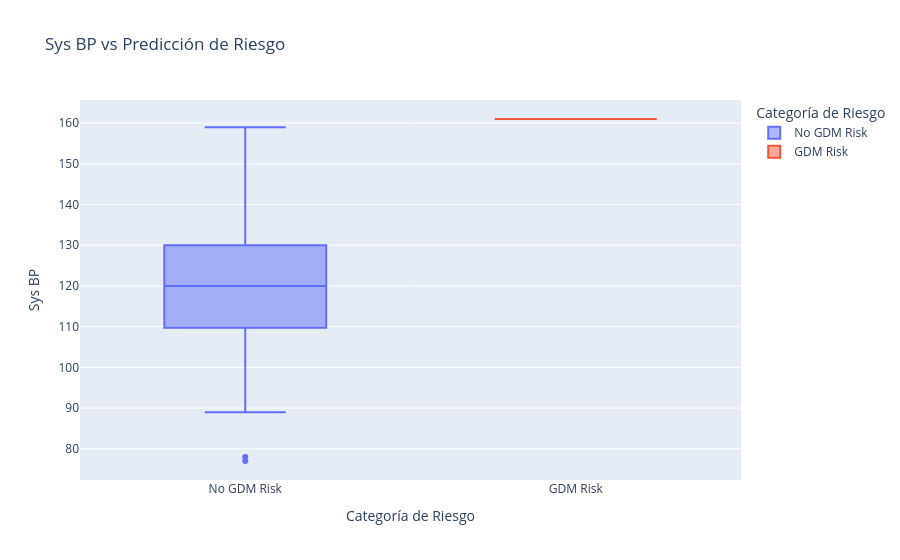
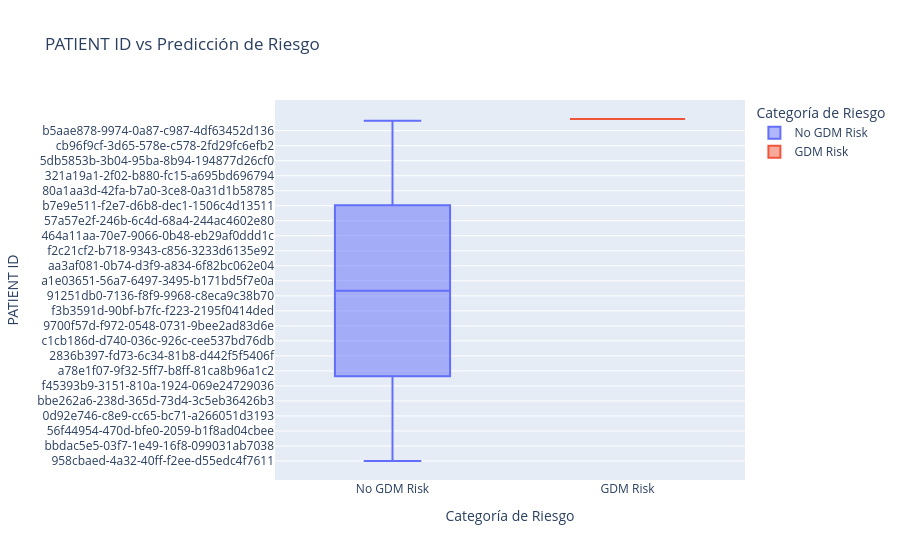
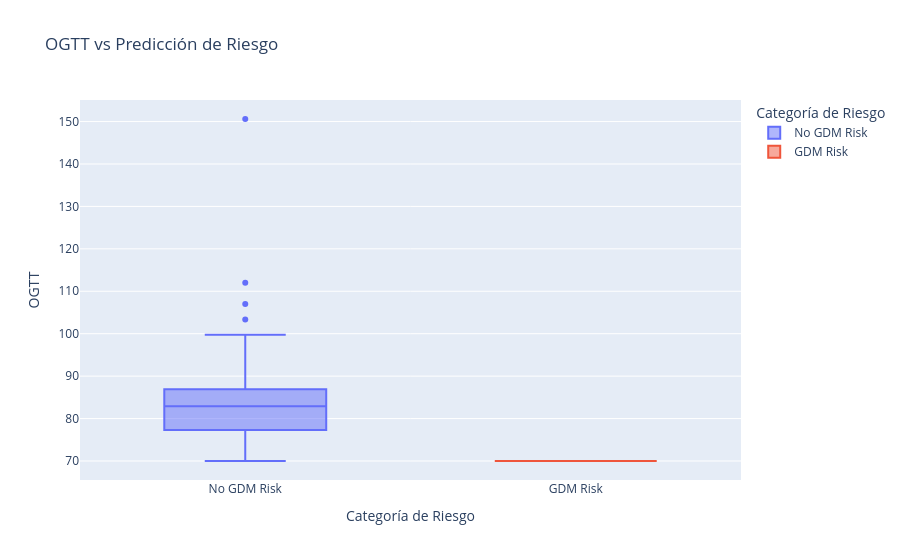
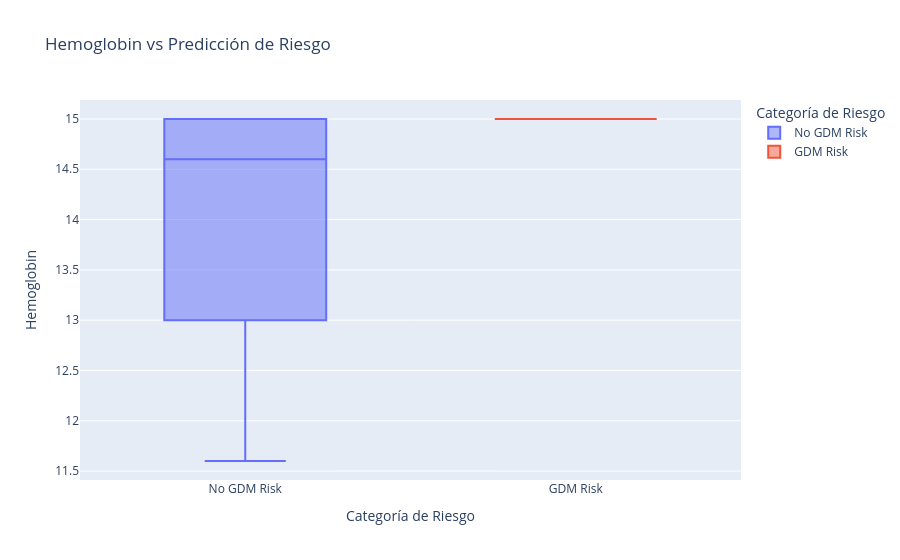

These figures' notebook cell, in order:
### Code cell
fig_boxplots = []
for feature in sorted_features[:6]:
    fig = px.box(
        healthyWomen, 
        x="Risk prediction", 
        y = feature,
        title = f"{feature} vs Predicción de Riesgo", 
        labels = {'Risk prediction': 'Categoría de Riesgo'},
        color = "Risk prediction"
    )
    fig_boxplots.append(fig)
for fig in fig_boxplots:
    fig.show()

### Figure 1 — Plotly figure (JSON) as saved in the notebook; plotly's stock layout.template omitted (floating-point values rounded to 4 significant figures; data arrays with more than 128 entries replaced by an {"elided": "..."} marker saying what was removed)
{"data": [{"alignmentgroup": "True", "hovertemplate": "Categoría de Riesgo=%{x}<br>Sys BP=%{y}<extra></extra>", "legendgroup": "No GDM Risk", "marker": {"color": "#636efa"}, "name": "No GDM Risk", "notched": false, "offsetgroup": "No GDM Risk", "orientation": "v", "showlegend": true, "type": "box", "x": {"elided": "205 str values"}, "x0": " ", "xaxis": "x", "y": {"elided": "205 int values"}, "y0": " ", "yaxis": "y"}, {"alignmentgroup": "True", "hovertemplate": "Categoría de Riesgo=%{x}<br>Sys BP=%{y}<extra></extra>", "legendgroup": "GDM Risk", "marker": {"color": "#EF553B"}, "name": "GDM Risk", "notched": false, "offsetgroup": "GDM Risk", "orientation": "v", "showlegend": true, "type": "box", "x": ["GDM Risk"], "x0": " ", "xaxis": "x", "y": [161], "y0": " ", "yaxis": "y"}], "layout": {"autosize": true, "boxmode": "overlay", "legend": {"title": {"text": "Categoría de Riesgo"}, "tracegroupgap": 0}, "title": {"text": "Sys BP vs Predicción de Riesgo"}, "xaxis": {"anchor": "y", "autorange": true, "categoryarray": ["No GDM Risk", "GDM Risk"], "categoryorder": "array", "domain": [0, 1], "range": [-0.5, 1.5], "title": {"text": "Categoría de Riesgo"}, "type": "category"}, "yaxis": {"anchor": "x", "autorange": true, "domain": [0, 1], "range": [72.33, 165.7], "title": {"text": "Sys BP"}, "type": "linear"}}}

### Figure 2 — Plotly figure (JSON) as saved in the notebook; plotly's stock layout.template omitted (floating-point values rounded to 4 significant figures; data arrays with more than 128 entries replaced by an {"elided": "..."} marker saying what was removed)
{"data": [{"alignmentgroup": "True", "hovertemplate": "Categoría de Riesgo=%{x}<br>PATIENT ID=%{y}<extra></extra>", "legendgroup": "No GDM Risk", "marker": {"color": "#636efa"}, "name": "No GDM Risk", "notched": false, "offsetgroup": "No GDM Risk", "orientation": "v", "showlegend": true, "type": "box", "x": {"elided": "205 str values"}, "x0": " ", "xaxis": "x", "y": {"elided": "205 str values"}, "y0": " ", "yaxis": "y"}, {"alignmentgroup": "True", "hovertemplate": "Categoría de Riesgo=%{x}<br>PATIENT ID=%{y}<extra></extra>", "legendgroup": "GDM Risk", "marker": {"color": "#EF553B"}, "name": "GDM Risk", "notched": false, "offsetgroup": "GDM Risk", "orientation": "v", "showlegend": true, "type": "box", "x": ["GDM Risk"], "x0": " ", "xaxis": "x", "y": ["de27cc84-ce69-0fcd-3948-97cf235baaf6"], "y0": " ", "yaxis": "y"}], "layout": {"autosize": true, "boxmode": "overlay", "legend": {"title": {"text": "Categoría de Riesgo"}, "tracegroupgap": 0}, "title": {"text": "PATIENT ID vs Predicción de Riesgo"}, "xaxis": {"anchor": "y", "autorange": true, "categoryarray": ["No GDM Risk", "GDM Risk"], "categoryorder": "array", "domain": [0, 1], "range": [-0.5, 1.5], "title": {"text": "Categoría de Riesgo"}, "type": "category"}, "yaxis": {"anchor": "x", "autorange": true, "domain": [0, 1], "range": [-11.39, 216.4], "title": {"text": "PATIENT ID"}, "type": "category"}}}

### Figure 3 — Plotly figure (JSON) as saved in the notebook; plotly's stock layout.template omitted (floating-point values rounded to 4 significant figures; data arrays with more than 128 entries replaced by an {"elided": "..."} marker saying what was removed)
{"data": [{"alignmentgroup": "True", "hovertemplate": "Categoría de Riesgo=%{x}<br>OGTT=%{y}<extra></extra>", "legendgroup": "No GDM Risk", "marker": {"color": "#636efa"}, "name": "No GDM Risk", "notched": false, "offsetgroup": "No GDM Risk", "orientation": "v", "showlegend": true, "type": "box", "x": {"elided": "205 str values"}, "x0": " ", "xaxis": "x", "y": {"elided": "205 float values"}, "y0": " ", "yaxis": "y"}, {"alignmentgroup": "True", "hovertemplate": "Categoría de Riesgo=%{x}<br>OGTT=%{y}<extra></extra>", "legendgroup": "GDM Risk", "marker": {"color": "#EF553B"}, "name": "GDM Risk", "notched": false, "offsetgroup": "GDM Risk", "orientation": "v", "showlegend": true, "type": "box", "x": ["GDM Risk"], "x0": " ", "xaxis": "x", "y": [70], "y0": " ", "yaxis": "y"}], "layout": {"autosize": true, "boxmode": "overlay", "legend": {"title": {"text": "Categoría de Riesgo"}, "tracegroupgap": 0}, "title": {"text": "OGTT vs Predicción de Riesgo"}, "xaxis": {"anchor": "y", "autorange": true, "categoryarray": ["No GDM Risk", "GDM Risk"], "categoryorder": "array", "domain": [0, 1], "range": [-0.5, 1.5], "title": {"text": "Categoría de Riesgo"}, "type": "category"}, "yaxis": {"anchor": "x", "autorange": true, "domain": [0, 1], "range": [65.52, 155.1], "title": {"text": "OGTT"}, "type": "linear"}}}

### Figure 4 — Plotly figure (JSON) as saved in the notebook; plotly's stock layout.template omitted (floating-point values rounded to 4 significant figures; data arrays with more than 128 entries replaced by an {"elided": "..."} marker saying what was removed)
{"data": [{"alignmentgroup": "True", "hovertemplate": "Categoría de Riesgo=%{x}<br>Hemoglobin=%{y}<extra></extra>", "legendgroup": "No GDM Risk", "marker": {"color": "#636efa"}, "name": "No GDM Risk", "notched": false, "offsetgroup": "No GDM Risk", "orientation": "v", "showlegend": true, "type": "box", "x": {"elided": "205 str values"}, "x0": " ", "xaxis": "x", "y": {"elided": "205 float values"}, "y0": " ", "yaxis": "y"}, {"alignmentgroup": "True", "hovertemplate": "Categoría de Riesgo=%{x}<br>Hemoglobin=%{y}<extra></extra>", "legendgroup": "GDM Risk", "marker": {"color": "#EF553B"}, "name": "GDM Risk", "notched": false, "offsetgroup": "GDM Risk", "orientation": "v", "showlegend": true, "type": "box", "x": ["GDM Risk"], "x0": " ", "xaxis": "x", "y": [15], "y0": " ", "yaxis": "y"}], "layout": {"autosize": true, "boxmode": "overlay", "legend": {"title": {"text": "Categoría de Riesgo"}, "tracegroupgap": 0}, "title": {"text": "Hemoglobin vs Predicción de Riesgo"}, "xaxis": {"anchor": "y", "autorange": true, "categoryarray": ["No GDM Risk", "GDM Risk"], "categoryorder": "array", "domain": [0, 1], "range": [-0.5, 1.5], "title": {"text": "Categoría de Riesgo"}, "type": "category"}, "yaxis": {"anchor": "x", "autorange": true, "domain": [0, 1], "range": [11.41, 15.19], "title": {"text": "Hemoglobin"}, "type": "linear"}}}
